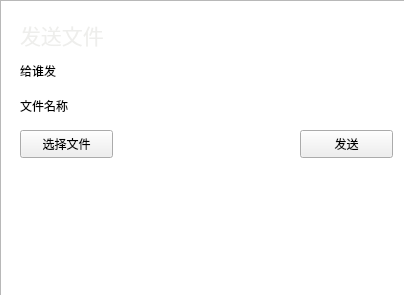
<?xml version="1.0" encoding="UTF-8"?>
<ui version="4.0">
 <class>sendfiledialog</class>
 <widget class="QWidget" name="sendfiledialog">
  <property name="geometry">
   <rect>
    <x>0</x>
    <y>0</y>
    <width>404</width>
    <height>295</height>
   </rect>
  </property>
  <property name="windowTitle">
   <string>Form</string>
  </property>
  <widget class="QPushButton" name="pushButton_sendfile">
   <property name="geometry">
    <rect>
     <x>300</x>
     <y>130</y>
     <width>93</width>
     <height>28</height>
    </rect>
   </property>
   <property name="text">
    <string>发送</string>
   </property>
  </widget>
  <widget class="QPushButton" name="pushButton_selectfile">
   <property name="geometry">
    <rect>
     <x>20</x>
     <y>130</y>
     <width>93</width>
     <height>28</height>
    </rect>
   </property>
   <property name="text">
    <string>选择文件</string>
   </property>
  </widget>
  <widget class="QLabel" name="label_people">
   <property name="geometry">
    <rect>
     <x>20</x>
     <y>50</y>
     <width>451</width>
     <height>41</height>
    </rect>
   </property>
   <property name="text">
    <string>给谁发</string>
   </property>
  </widget>
  <widget class="QLabel" name="label_message">
   <property name="geometry">
    <rect>
     <x>20</x>
     <y>90</y>
     <width>391</width>
     <height>31</height>
    </rect>
   </property>
   <property name="text">
    <string>文件名称</string>
   </property>
  </widget>
  <widget class="QListView" name="listView">
   <property name="geometry">
    <rect>
     <x>0</x>
     <y>0</y>
     <width>411</width>
     <height>301</height>
    </rect>
   </property>
   <property name="styleSheet">
    <string notr="true">border-image: url(:/img/sendfile.png);</string>
   </property>
  </widget>
  <widget class="QLabel" name="label">
   <property name="geometry">
    <rect>
     <x>20</x>
     <y>10</y>
     <width>131</width>
     <height>51</height>
    </rect>
   </property>
   <property name="text">
    <string>&lt;html&gt;&lt;head/&gt;&lt;body&gt;&lt;p&gt;&lt;span style=&quot; font-size:16pt; color:#eeeeec;&quot;&gt;发送文件&lt;/span&gt;&lt;/p&gt;&lt;/body&gt;&lt;/html&gt;</string>
   </property>
  </widget>
  <zorder>listView</zorder>
  <zorder>pushButton_sendfile</zorder>
  <zorder>pushButton_selectfile</zorder>
  <zorder>label_people</zorder>
  <zorder>label_message</zorder>
  <zorder>label</zorder>
 </widget>
 <resources/>
 <connections/>
</ui>
